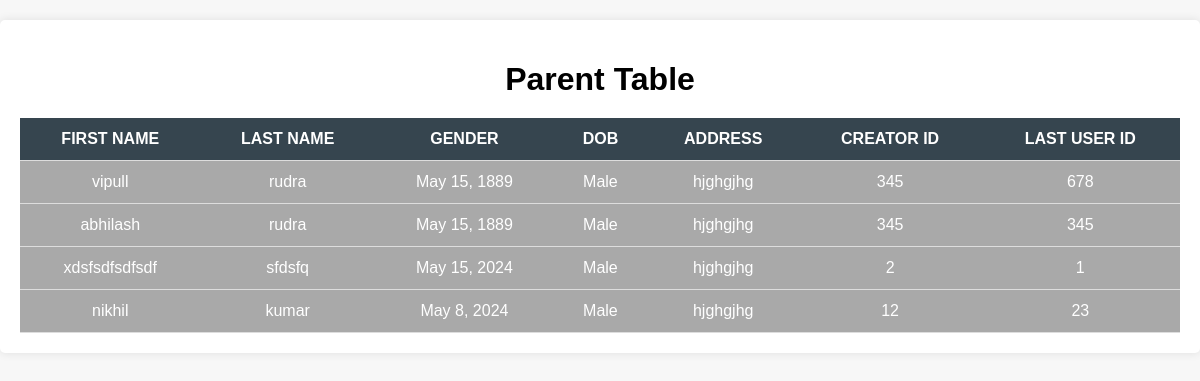
Screenshot of /parent_details/ with the database file from the repository.
### student_parent/models.py (models this page shows, shortened)
class Parent(models.Model):
    firstname = models.CharField(max_length=255)
    lastname = models.CharField(max_length=255)
    dob = models.DateField()
    gender = models.CharField(max_length=255)
    address = models.CharField(max_length=255)
    creator_id = models.IntegerField(null=True)
    last_user_id = models.IntegerField(null=True)

### student_parent/views.py (the view)
# urls.py: path('parent_details/', views.parentDetail, name='parentDetail'),
def parentDetail(request):
    pdetails = Parent.objects.all().values()
    template = loader.get_template('parent.html')
    context = {
        'pdetails':pdetails
    }
    return HttpResponse(template.render(context,request))

### student_parent/templates/parent.html (shortened to what this page needs)
<!DOCTYPE html>
<html lang="en">
<head>
</head>
<body>
    <div class="container">
        <h1>Parent Table</h1>
        <table>
            <thead>
                <tr>
                    <th>First Name</th>
                    <th>Last Name</th>
                    <th>Gender</th>
                    <th>DOB</th>
                    <th>Address</th>
                    <th>Creator ID</th>
                    <th>Last User ID</th>
                </tr>
            </thead>
            <tbody>
                {% for y in pdetails %}
                    <tr>
                        <td>{{ y.firstname }}</td>
                        <td>{{ y.lastname}}</td>
                        <td>{{ y.dob }}</td>
                        <td>{{ y.gender }}</td>
                        <td>{{ y.address }}</td>
                        <td>{{ y.creator_id }}</td>
                        <td>{{ y.last_user_id }}</td>
                    </tr>
                {% endfor %}
            </tbody>
        </table>
    </div>
</body>
</html>

### student_parent/templates/parent.html (style rules this page uses)
body { font-family: Arial, sans-serif; margin: 0; padding: 0; background-color: #f7f7f7; }
.container { margin: 20px auto; padding: 20px; background-color: #fff; border-radius: 5px; box-shadow: 0 0 10px rgba(0, 0, 0, 0.1); }
h1 { text-align: center; margin-bottom: 20px; }
table { width: 100%; border-collapse: collapse; }
th, td { padding: 12px 15px; text-align: center; border-bottom: 1px solid #ddd; color: white; background-color: #A9A9A9; }
th { background-color: #36454F; font-weight: bold; color: white; text-transform: uppercase; text-align: center; }

### rows the page displays
Parent: firstname "vipull", lastname "rudra", dob "May 15, 1889", gender "Male", address "hjghgjhg", creator_id "345", last_user_id "678"
Parent: firstname "abhilash", lastname "rudra", dob "May 15, 1889", gender "Male", address "hjghgjhg", creator_id "345", last_user_id "345"
Parent: firstname "xdsfsdfsdfsdf", lastname "sfdsfq", dob "May 15, 2024", gender "Male", address "hjghgjhg", creator_id "2", last_user_id "1"
Parent: firstname "nikhil", lastname "kumar", dob "May 8, 2024", gender "Male", address "hjghgjhg", creator_id "12", last_user_id "23"
